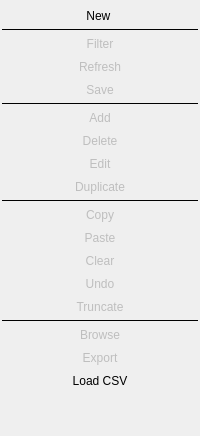
    <widget class="QWidget" name="bnts_parent_wgt" native="true">
     <property name="sizePolicy">
      <sizepolicy hsizetype="Fixed" vsizetype="Preferred">
       <horstretch>0</horstretch>
       <verstretch>0</verstretch>
      </sizepolicy>
     </property>
     <property name="minimumSize">
      <size>
       <width>0</width>
       <height>0</height>
      </size>
     </property>
     <layout class="QGridLayout" name="gridLayout_9">
      <property name="leftMargin">
       <number>2</number>
      </property>
      <property name="topMargin">
       <number>5</number>
      </property>
      <property name="rightMargin">
       <number>2</number>
      </property>
      <property name="bottomMargin">
       <number>5</number>
      </property>
      <property name="horizontalSpacing">
       <number>5</number>
      </property>
      <property name="verticalSpacing">
       <number>2</number>
      </property>
      <item row="18" column="0">
       <widget class="QToolButton" name="paste_tb">
        <property name="enabled">
         <bool>false</bool>
        </property>
        <property name="sizePolicy">
         <sizepolicy hsizetype="Preferred" vsizetype="Fixed">
          <horstretch>0</horstretch>
          <verstretch>0</verstretch>
         </sizepolicy>
        </property>
        <property name="minimumSize">
         <size>
          <width>0</width>
          <height>0</height>
         </size>
        </property>
        <property name="toolTip">
         <string>Paste items on the grid</string>
        </property>
        <property name="text">
         <string>Paste</string>
        </property>
        <property name="icon">
         <iconset resource="../../res/resources.qrc">
          <normaloff>:/icons/icons/paste.png</normaloff>:/icons/icons/paste.png</iconset>
        </property>
        <property name="iconSize">
         <size>
          <width>25</width>
          <height>25</height>
         </size>
        </property>
        <property name="popupMode">
         <enum>QToolButton::InstantPopup</enum>
        </property>
        <property name="toolButtonStyle">
         <enum>Qt::ToolButtonIconOnly</enum>
        </property>
        <property name="autoRaise">
         <bool>true</bool>
        </property>
       </widget>
      </item>
      <item row="2" column="0">
       <widget class="QToolButton" name="filter_tb">
        <property name="enabled">
         <bool>false</bool>
        </property>
        <property name="sizePolicy">
         <sizepolicy hsizetype="Preferred" vsizetype="Fixed">
          <horstretch>0</horstretch>
          <verstretch>0</verstretch>
         </sizepolicy>
        </property>
        <property name="minimumSize">
         <size>
          <width>0</width>
          <height>0</height>
         </size>
        </property>
        <property name="toolTip">
         <string>Filter the result set</string>
        </property>
        <property name="text">
         <string>Filter</string>
        </property>
        <property name="icon">
         <iconset resource="../../res/resources.qrc">
          <normaloff>:/icons/icons/filter.png</normaloff>:/icons/icons/filter.png</iconset>
        </property>
        <property name="iconSize">
         <size>
          <width>25</width>
          <height>25</height>
         </size>
        </property>
        <property name="shortcut">
         <string>Ctrl+F</string>
        </property>
        <property name="checkable">
         <bool>true</bool>
        </property>
        <property name="toolButtonStyle">
         <enum>Qt::ToolButtonIconOnly</enum>
        </property>
        <property name="autoRaise">
         <bool>true</bool>
        </property>
       </widget>
      </item>
      <item row="44" column="0">
       <spacer name="verticalSpacer">
        <property name="orientation">
         <enum>Qt::Vertical</enum>
        </property>
        <property name="sizeHint" stdset="0">
         <size>
          <width>20</width>
          <height>40</height>
         </size>
        </property>
       </spacer>
      </item>
      <item row="3" column="0">
       <widget class="QToolButton" name="refresh_tb">
        <property name="enabled">
         <bool>false</bool>
        </property>
        <property name="sizePolicy">
         <sizepolicy hsizetype="Preferred" vsizetype="Fixed">
          <horstretch>0</horstretch>
          <verstretch>0</verstretch>
         </sizepolicy>
        </property>
        <property name="minimumSize">
         <size>
          <width>0</width>
          <height>0</height>
         </size>
        </property>
        <property name="toolTip">
         <string>Refresh listing</string>
        </property>
        <property name="text">
         <string>Refresh</string>
        </property>
        <property name="icon">
         <iconset resource="../../res/resources.qrc">
          <normaloff>:/icons/icons/refresh.png</normaloff>:/icons/icons/refresh.png</iconset>
        </property>
        <property name="iconSize">
         <size>
          <width>25</width>
          <height>25</height>
         </size>
        </property>
        <property name="shortcut">
         <string>F5</string>
        </property>
        <property name="toolButtonStyle">
         <enum>Qt::ToolButtonIconOnly</enum>
        </property>
        <property name="autoRaise">
         <bool>true</bool>
        </property>
       </widget>
      </item>
      <item row="19" column="0">
       <widget class="QToolButton" name="clear_tb">
        <property name="enabled">
         <bool>false</bool>
        </property>
        <property name="sizePolicy">
         <sizepolicy hsizetype="Preferred" vsizetype="Fixed">
          <horstretch>0</horstretch>
          <verstretch>0</verstretch>
         </sizepolicy>
        </property>
        <property name="minimumSize">
         <size>
          <width>0</width>
          <height>0</height>
         </size>
        </property>
        <property name="toolTip">
         <string>Clears the items selected on the grid</string>
        </property>
        <property name="text">
         <string>Clear</string>
        </property>
        <property name="icon">
         <iconset resource="../../res/resources.qrc">
          <normaloff>:/icons/icons/cleartext.png</normaloff>:/icons/icons/cleartext.png</iconset>
        </property>
        <property name="iconSize">
         <size>
          <width>25</width>
          <height>25</height>
         </size>
        </property>
        <property name="shortcut">
         <string>Ctrl+R</string>
        </property>
        <property name="popupMode">
         <enum>QToolButton::InstantPopup</enum>
        </property>
        <property name="toolButtonStyle">
         <enum>Qt::ToolButtonIconOnly</enum>
        </property>
        <property name="autoRaise">
         <bool>true</bool>
        </property>
       </widget>
      </item>
      <item row="7" column="0">
       <widget class="QToolButton" name="add_tb">
        <property name="enabled">
         <bool>false</bool>
        </property>
        <property name="sizePolicy">
         <sizepolicy hsizetype="Preferred" vsizetype="Fixed">
          <horstretch>0</horstretch>
          <verstretch>0</verstretch>
         </sizepolicy>
        </property>
        <property name="minimumSize">
         <size>
          <width>0</width>
          <height>0</height>
         </size>
        </property>
        <property name="toolTip">
         <string>Add empty rows</string>
        </property>
        <property name="text">
         <string>Add</string>
        </property>
        <property name="icon">
         <iconset resource="../../res/resources.qrc">
          <normaloff>:/icons/icons/addrow.png</normaloff>:/icons/icons/addrow.png</iconset>
        </property>
        <property name="iconSize">
         <size>
          <width>25</width>
          <height>25</height>
         </size>
        </property>
        <property name="shortcut">
         <string>Ins</string>
        </property>
        <property name="toolButtonStyle">
         <enum>Qt::ToolButtonIconOnly</enum>
        </property>
        <property name="autoRaise">
         <bool>true</bool>
        </property>
       </widget>
      </item>
      <item row="20" column="0">
       <widget class="QToolButton" name="undo_tb">
        <property name="enabled">
         <bool>false</bool>
        </property>
        <property name="sizePolicy">
         <sizepolicy hsizetype="Preferred" vsizetype="Fixed">
          <horstretch>0</horstretch>
          <verstretch>0</verstretch>
         </sizepolicy>
        </property>
        <property name="minimumSize">
         <size>
          <width>0</width>
          <height>0</height>
         </size>
        </property>
        <property name="toolTip">
         <string>Undo modifications</string>
        </property>
        <property name="text">
         <string>Undo</string>
        </property>
        <property name="icon">
         <iconset resource="../../res/resources.qrc">
          <normaloff>:/icons/icons/undo.png</normaloff>:/icons/icons/undo.png</iconset>
        </property>
        <property name="iconSize">
         <size>
          <width>25</width>
          <height>25</height>
         </size>
        </property>
        <property name="shortcut">
         <string>Ctrl+Z</string>
        </property>
        <property name="toolButtonStyle">
         <enum>Qt::ToolButtonIconOnly</enum>
        </property>
        <property name="autoRaise">
         <bool>true</bool>
        </property>
       </widget>
      </item>
      <item row="8" column="0">
       <widget class="QToolButton" name="delete_tb">
        <property name="enabled">
         <bool>false</bool>
        </property>
        <property name="sizePolicy">
         <sizepolicy hsizetype="Preferred" vsizetype="Fixed">
          <horstretch>0</horstretch>
          <verstretch>0</verstretch>
         </sizepolicy>
        </property>
        <property name="minimumSize">
         <size>
          <width>0</width>
          <height>0</height>
         </size>
        </property>
        <property name="toolTip">
         <string>Mark the selected rows to be deleted</string>
        </property>
        <property name="text">
         <string>Delete</string>
        </property>
        <property name="icon">
         <iconset resource="../../res/resources.qrc">
          <normaloff>:/icons/icons/delrow.png</normaloff>:/icons/icons/delrow.png</iconset>
        </property>
        <property name="iconSize">
         <size>
          <width>25</width>
          <height>25</height>
         </size>
        </property>
        <property name="shortcut">
         <string>Del</string>
        </property>
        <property name="toolButtonStyle">
         <enum>Qt::ToolButtonIconOnly</enum>
        </property>
        <property name="autoRaise">
         <bool>true</bool>
        </property>
       </widget>
      </item>
      <item row="16" column="0">
       <widget class="Line" name="separator2_ln">
        <property name="frameShadow">
         <enum>QFrame::Plain</enum>
        </property>
        <property name="orientation">
         <enum>Qt::Horizontal</enum>
        </property>
       </widget>
      </item>
      <item row="31" column="0">
       <widget class="QToolButton" name="csv_load_tb">
        <property name="enabled">
         <bool>true</bool>
        </property>
        <property name="sizePolicy">
         <sizepolicy hsizetype="Preferred" vsizetype="Fixed">
          <horstretch>0</horstretch>
          <verstretch>0</verstretch>
         </sizepolicy>
        </property>
        <property name="minimumSize">
         <size>
          <width>0</width>
          <height>0</height>
         </size>
        </property>
        <property name="toolTip">
         <string>Add new rows from a CSV file</string>
        </property>
        <property name="text">
         <string>Load CSV</string>
        </property>
        <property name="icon">
         <iconset resource="../../res/resources.qrc">
          <normaloff>:/icons/icons/open.png</normaloff>:/icons/icons/open.png</iconset>
        </property>
        <property name="iconSize">
         <size>
          <width>25</width>
          <height>25</height>
         </size>
        </property>
        <property name="shortcut">
         <string>Ctrl+L</string>
        </property>
        <property name="checkable">
         <bool>true</bool>
        </property>
        <property name="toolButtonStyle">
         <enum>Qt::ToolButtonIconOnly</enum>
        </property>
        <property name="autoRaise">
         <bool>true</bool>
        </property>
       </widget>
      </item>
      <item row="9" column="0">
       <widget class="QToolButton" name="bulkedit_tb">
        <property name="enabled">
         <bool>false</bool>
        </property>
        <property name="sizePolicy">
         <sizepolicy hsizetype="Preferred" vsizetype="Fixed">
          <horstretch>0</horstretch>
          <verstretch>0</verstretch>
         </sizepolicy>
        </property>
        <property name="minimumSize">
         <size>
          <width>0</width>
          <height>0</height>
         </size>
        </property>
        <property name="toolTip">
         <string>Change the values of all selected cells at once</string>
        </property>
        <property name="text">
         <string>Edit</string>
        </property>
        <property name="icon">
         <iconset resource="../../res/resources.qrc">
          <normaloff>:/icons/icons/bulkedit.png</normaloff>:/icons/icons/bulkedit.png</iconset>
        </property>
        <property name="iconSize">
         <size>
          <width>25</width>
          <height>25</height>
         </size>
        </property>
        <property name="shortcut">
         <string>Ctrl+E</string>
        </property>
        <property name="toolButtonStyle">
         <enum>Qt::ToolButtonIconOnly</enum>
        </property>
        <property name="autoRaise">
         <bool>true</bool>
        </property>
       </widget>
      </item>
      <item row="5" column="0">
       <widget class="QToolButton" name="save_tb">
        <property name="enabled">
         <bool>false</bool>
        </property>
        <property name="sizePolicy">
         <sizepolicy hsizetype="Preferred" vsizetype="Fixed">
          <horstretch>0</horstretch>
          <verstretch>0</verstretch>
         </sizepolicy>
        </property>
        <property name="minimumSize">
         <size>
          <width>0</width>
          <height>0</height>
         </size>
        </property>
        <property name="toolTip">
         <string>Save changes</string>
        </property>
        <property name="text">
         <string>Save</string>
        </property>
        <property name="icon">
         <iconset resource="../../res/resources.qrc">
          <normaloff>:/icons/icons/save.png</normaloff>:/icons/icons/save.png</iconset>
        </property>
        <property name="iconSize">
         <size>
          <width>25</width>
          <height>25</height>
         </size>
        </property>
        <property name="shortcut">
         <string>Ctrl+S</string>
        </property>
        <property name="toolButtonStyle">
         <enum>Qt::ToolButtonIconOnly</enum>
        </property>
        <property name="autoRaise">
         <bool>true</bool>
        </property>
       </widget>
      </item>
      <item row="30" column="0">
       <widget class="QToolButton" name="export_tb">
        <property name="enabled">
         <bool>false</bool>
        </property>
        <property name="sizePolicy">
         <sizepolicy hsizetype="Preferred" vsizetype="Fixed">
          <horstretch>0</horstretch>
          <verstretch>0</verstretch>
         </sizepolicy>
        </property>
        <property name="minimumSize">
         <size>
          <width>0</width>
          <height>0</height>
         </size>
        </property>
        <property name="toolTip">
         <string>Export results to CSV file</string>
        </property>
        <property name="text">
         <string>Export</string>
        </property>
        <property name="icon">
         <iconset resource="../../res/resources.qrc">
          <normaloff>:/icons/icons/exportdata.png</normaloff>:/icons/icons/exportdata.png</iconset>
        </property>
        <property name="iconSize">
         <size>
          <width>25</width>
          <height>25</height>
         </size>
        </property>
        <property name="shortcut">
         <string>Ctrl+X</string>
        </property>
        <property name="toolButtonStyle">
         <enum>Qt::ToolButtonIconOnly</enum>
        </property>
        <property name="autoRaise">
         <bool>true</bool>
        </property>
       </widget>
      </item>
      <item row="29" column="0">
       <widget class="QToolButton" name="browse_tabs_tb">
        <property name="enabled">
         <bool>false</bool>
        </property>
        <property name="sizePolicy">
         <sizepolicy hsizetype="Preferred" vsizetype="Fixed">
          <horstretch>0</horstretch>
          <verstretch>0</verstretch>
         </sizepolicy>
        </property>
        <property name="minimumSize">
         <size>
          <width>0</width>
          <height>0</height>
         </size>
        </property>
        <property name="toolTip">
         <string>Browse referenced tables</string>
        </property>
        <property name="text">
         <string>Browse</string>
        </property>
        <property name="icon">
         <iconset resource="../../res/resources.qrc">
          <normaloff>:/icons/icons/browsetable.png</normaloff>:/icons/icons/browsetable.png</iconset>
        </property>
        <property name="iconSize">
         <size>
          <width>25</width>
          <height>25</height>
         </size>
        </property>
        <property name="popupMode">
         <enum>QToolButton::InstantPopup</enum>
        </property>
        <property name="toolButtonStyle">
         <enum>Qt::ToolButtonIconOnly</enum>
        </property>
        <property name="autoRaise">
         <bool>true</bool>
        </property>
       </widget>
      </item>
      <item row="17" column="0">
       <widget class="QToolButton" name="copy_tb">
        <property name="enabled">
         <bool>false</bool>
        </property>
        <property name="sizePolicy">
         <sizepolicy hsizetype="Preferred" vsizetype="Fixed">
          <horstretch>0</horstretch>
          <verstretch>0</verstretch>
         </sizepolicy>
        </property>
        <property name="minimumSize">
         <size>
          <width>0</width>
          <height>0</height>
         </size>
        </property>
        <property name="toolTip">
         <string>Copy items on the grid</string>
        </property>
        <property name="text">
         <string>Copy</string>
        </property>
        <property name="icon">
         <iconset resource="../../res/resources.qrc">
          <normaloff>:/icons/icons/copy.png</normaloff>:/icons/icons/copy.png</iconset>
        </property>
        <property name="iconSize">
         <size>
          <width>25</width>
          <height>25</height>
         </size>
        </property>
        <property name="popupMode">
         <enum>QToolButton::InstantPopup</enum>
        </property>
        <property name="toolButtonStyle">
         <enum>Qt::ToolButtonIconOnly</enum>
        </property>
        <property name="autoRaise">
         <bool>true</bool>
        </property>
       </widget>
      </item>
      <item row="21" column="0">
       <widget class="QToolButton" name="truncate_tb">
        <property name="enabled">
         <bool>false</bool>
        </property>
        <property name="sizePolicy">
         <sizepolicy hsizetype="Preferred" vsizetype="Fixed">
          <horstretch>0</horstretch>
          <verstretch>0</verstretch>
         </sizepolicy>
        </property>
        <property name="minimumSize">
         <size>
          <width>0</width>
          <height>0</height>
         </size>
        </property>
        <property name="toolTip">
         <string>Truncate the browsed table</string>
        </property>
        <property name="text">
         <string>Truncate</string>
        </property>
        <property name="icon">
         <iconset resource="../../res/resources.qrc">
          <normaloff>:/icons/icons/truncate.png</normaloff>:/icons/icons/truncate.png</iconset>
        </property>
        <property name="iconSize">
         <size>
          <width>25</width>
          <height>25</height>
         </size>
        </property>
        <property name="popupMode">
         <enum>QToolButton::InstantPopup</enum>
        </property>
        <property name="toolButtonStyle">
         <enum>Qt::ToolButtonIconOnly</enum>
        </property>
        <property name="autoRaise">
         <bool>true</bool>
        </property>
       </widget>
      </item>
      <item row="0" column="0">
       <widget class="QToolButton" name="new_window_tb">
        <property name="enabled">
         <bool>true</bool>
        </property>
        <property name="sizePolicy">
         <sizepolicy hsizetype="Preferred" vsizetype="Fixed">
          <horstretch>0</horstretch>
          <verstretch>0</verstretch>
         </sizepolicy>
        </property>
        <property name="minimumSize">
         <size>
          <width>0</width>
          <height>0</height>
         </size>
        </property>
        <property name="toolTip">
         <string>Open a new data manipulation window</string>
        </property>
        <property name="text">
         <string>New </string>
        </property>
        <property name="icon">
         <iconset resource="../../res/resources.qrc">
          <normaloff>:/icons/icons/newdatamanip.png</normaloff>:/icons/icons/newdatamanip.png</iconset>
        </property>
        <property name="iconSize">
         <size>
          <width>25</width>
          <height>25</height>
         </size>
        </property>
        <property name="shortcut">
         <string>Ctrl+N</string>
        </property>
        <property name="toolButtonStyle">
         <enum>Qt::ToolButtonIconOnly</enum>
        </property>
        <property name="autoRaise">
         <bool>true</bool>
        </property>
       </widget>
      </item>
      <item row="28" column="0">
       <widget class="Line" name="separator3_ln">
        <property name="frameShadow">
         <enum>QFrame::Plain</enum>
        </property>
        <property name="orientation">
         <enum>Qt::Horizontal</enum>
        </property>
       </widget>
      </item>
      <item row="1" column="0">
       <widget class="Line" name="separator_ln">
        <property name="frameShadow">
         <enum>QFrame::Plain</enum>
        </property>
        <property name="orientation">
         <enum>Qt::Horizontal</enum>
        </property>
       </widget>
      </item>
      <item row="11" column="0">
       <widget class="QToolButton" name="duplicate_tb">
        <property name="enabled">
         <bool>false</bool>
        </property>
        <property name="sizePolicy">
         <sizepolicy hsizetype="Preferred" vsizetype="Fixed">
          <horstretch>0</horstretch>
          <verstretch>0</verstretch>
         </sizepolicy>
        </property>
        <property name="minimumSize">
         <size>
          <width>0</width>
          <height>0</height>
         </size>
        </property>
        <property name="toolTip">
         <string>Duplicate the selected rows</string>
        </property>
        <property name="text">
         <string>Duplicate</string>
        </property>
        <property name="icon">
         <iconset resource="../../res/resources.qrc">
          <normaloff>:/icons/icons/duprow.png</normaloff>:/icons/icons/duprow.png</iconset>
        </property>
        <property name="iconSize">
         <size>
          <width>25</width>
          <height>25</height>
         </size>
        </property>
        <property name="shortcut">
         <string>Ctrl+D</string>
        </property>
        <property name="toolButtonStyle">
         <enum>Qt::ToolButtonIconOnly</enum>
        </property>
        <property name="autoRaise">
         <bool>true</bool>
        </property>
       </widget>
      </item>
      <item row="6" column="0">
       <widget class="Line" name="separator1_ln">
        <property name="frameShadow">
         <enum>QFrame::Plain</enum>
        </property>
        <property name="orientation">
         <enum>Qt::Horizontal</enum>
        </property>
       </widget>
      </item>
     </layout>
    </widget>
